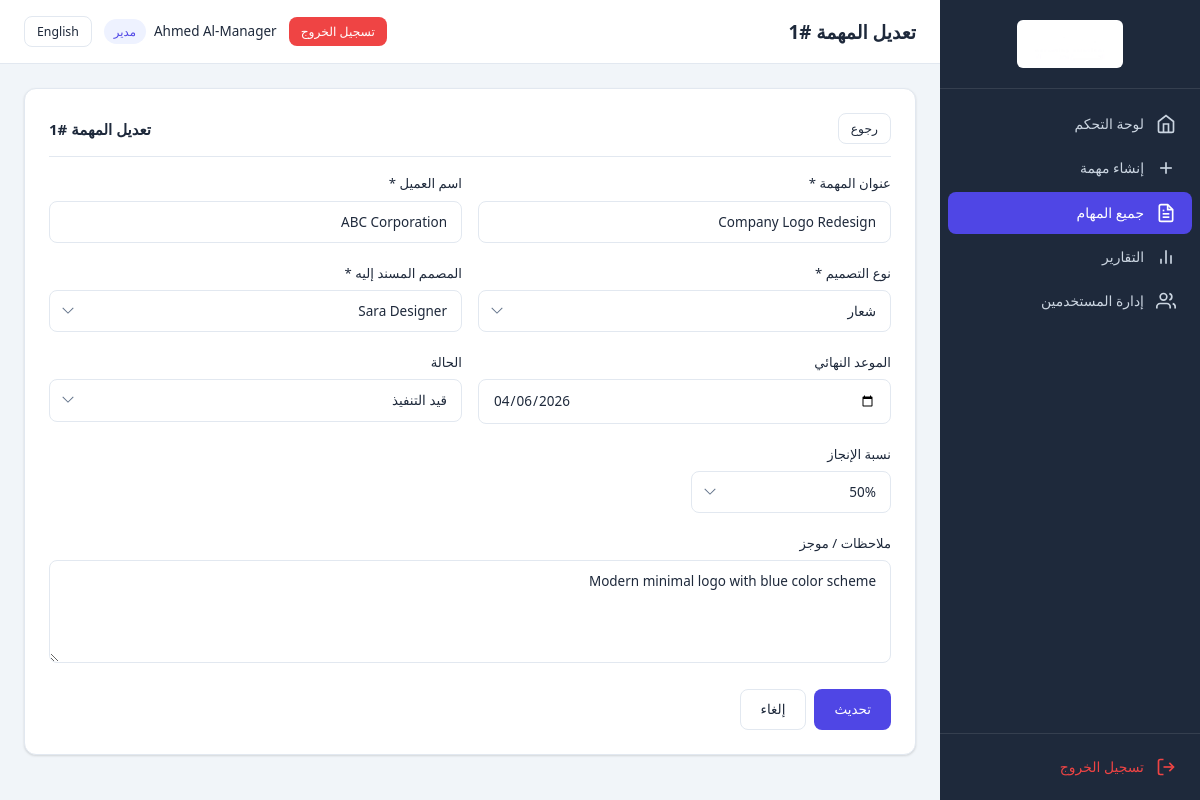
Page /manager/edit_task.php?id=1 (signed in) on the committed database.
### tables this page shows
CREATE TABLE IF NOT EXISTS `tasks` (
    `id` INT UNSIGNED NOT NULL AUTO_INCREMENT,
    `title` VARCHAR(255) NOT NULL,
    `client_name` VARCHAR(150) NOT NULL,
    `design_type` ENUM('file', 'logo', 'design', 'motion_design', 'profile') NOT NULL,
    `notes` TEXT NULL,
    `deadline` DATE NULL,
    `assigned_to` INT UNSIGNED NOT NULL,
    `progress_percentage` TINYINT UNSIGNED NOT NULL DEFAULT 0,
    `status` ENUM('new', 'in_progress', 'delivered') NOT NULL DEFAULT 'new',
    `file_path` VARCHAR(500) NULL DEFAULT NULL,
    `created_by` INT UNSIGNED NOT NULL,
    `created_at` DATETIME NOT NULL DEFAULT CURRENT_TIMESTAMP,
    `updated_at` DATETIME NOT NULL DEFAULT CURRENT_TIMESTAMP ON UPDATE CURRENT_TIMESTAMP,
    PRIMARY KEY (`id`),
    KEY `idx_assigned_to` (`assigned_to`),
    KEY `idx_status` (`status`),
    KEY `idx_design_type` (`design_type`),
    KEY `idx_deadline` (`deadline`),
    KEY `idx_created_by` (`created_by`),
    CONSTRAINT `fk_tasks_assigned_to` FOREIGN KEY (`assigned_to`) REFERENCES `users` (`id`) ON DELETE CASCADE,
    CONSTRAINT `fk_tasks_created_by` FOREIGN KEY (`created_by`) REFERENCES `users` (`id`) ON DELETE CASCADE
);

CREATE TABLE IF NOT EXISTS `users` (
    `id` INT UNSIGNED NOT NULL AUTO_INCREMENT,
    `full_name` VARCHAR(100) NOT NULL,
    `email` VARCHAR(150) NOT NULL,
    `password` VARCHAR(255) NOT NULL,
    `role` ENUM('manager', 'designer') NOT NULL DEFAULT 'designer',
    `language_preference` ENUM('en', 'ar') NOT NULL DEFAULT 'en',
    `telegram_chat_id` VARCHAR(50) NULL DEFAULT NULL,
    `created_at` DATETIME NOT NULL DEFAULT CURRENT_TIMESTAMP,
    `updated_at` DATETIME NOT NULL DEFAULT CURRENT_TIMESTAMP ON UPDATE CURRENT_TIMESTAMP,
    PRIMARY KEY (`id`),
    UNIQUE KEY `idx_email` (`email`)
);

### includes/language.php (called while the page is built, shortened)
<?php
function loadLanguage() {
    $langFile = __DIR__ . '/../config/lang_' . $_SESSION['lang'] . '.php';
    return $lang;
}
function getCurrentLang() {
    return $_SESSION['lang'] ?? 'en';
}
function getDirection() {
    return (getCurrentLang() === 'ar') ? 'rtl' : 'ltr';
}
function __($key) {
    global $lang;
    return $lang[$key] ?? $key;
}

### includes/auth.php (called while the page is built, shortened)
<?php
require_once __DIR__ . '/language.php';
$lang = loadLanguage();
function isLoggedIn() {
    return isset($_SESSION['user_id']) && !empty($_SESSION['user_id']);
}
function getCurrentUser() {
    return [
        'id'        => $_SESSION['user_id'],
        'full_name' => $_SESSION['full_name'],
        'email'     => $_SESSION['email'],
        'role'      => $_SESSION['role'],
    ];
}
function isManager() {
    return isLoggedIn() && $_SESSION['role'] === ROLE_MANAGER;
}
function sanitize($input) {
    return htmlspecialchars(trim($input), ENT_QUOTES, 'UTF-8');
}

### includes/helpers.php (called while the page is built, shortened)
<?php
function getDesigners() {
    $pdo = getDBConnection();
    $stmt = $pdo->prepare("SELECT id, full_name, email FROM users WHERE role = ? ORDER BY full_name");
    $stmt->execute([ROLE_DESIGNER]);
    return $stmt->fetchAll();
}

### manager/edit_task.php (the view, shortened to what this page needs)
<?php
require_once __DIR__ . '/../includes/auth.php';
require_once __DIR__ . '/../includes/helpers.php';
$taskId = (int)($_GET['id'] ?? 0);
$pdo = getDBConnection();
$stmt = $pdo->prepare("SELECT * FROM tasks WHERE id = ?");
$stmt->execute([$taskId]);
$task = $stmt->fetch();
$pageTitle = __('edit_task') . ' #' . $task['id'];
$errors = [];
$designers = getDesigners();
if ($_SERVER['REQUEST_METHOD'] === 'POST') {
    if (!validateCSRFToken($_POST['csrf_token'] ?? '')) {
        $errors[] = __('error');
    }
    $title       = trim($_POST['title'] ?? '');
    $clientName  = trim($_POST['client_name'] ?? '');
    $designType  = $_POST['design_type'] ?? '';
    $notes       = trim($_POST['notes'] ?? '');
    $deadline    = $_POST['deadline'] ?? '';
    $assignedTo  = (int)($_POST['assigned_to'] ?? 0);
    $progress    = (int)($_POST['progress_percentage'] ?? 0);
    $newStatus   = $_POST['status'] ?? $task['status'];
    if (empty($title))      $errors[] = __('task_title') . ': ' . __('required_field');
    if (empty($clientName)) $errors[] = __('client_name') . ': ' . __('required_field');
    if (empty($designType) || !array_key_exists($designType, DESIGN_TYPES)) $errors[] = __('design_type') . ': ' . __('required_field');
    if (empty($assignedTo)) $errors[] = __('assigned_designer') . ': ' . __('required_field');
    if (!in_array($newStatus, array_keys(TASK_STATUSES))) $newStatus = $task['status'];
    if (!in_array($progress, PROGRESS_OPTIONS)) $progress = $task['progress_percentage'];
    if (empty($errors)) {
        $updateStmt = $pdo->prepare("
            UPDATE tasks SET title = ?, client_name = ?, design_type = ?, notes = ?,
            deadline = ?, assigned_to = ?, progress_percentage = ?, status = ?, updated_at = NOW()
            WHERE id = ?
        ");
        $updateStmt->execute([
            $title, $clientName, $designType, $notes,
            $deadline ?: null, $assignedTo, $progress, $newStatus, $taskId
        ]);
        if ($newStatus !== $task['status']) {
            logStatusChange($taskId, $task['status'], $newStatus, getCurrentUser()['id']);
        }
        redirectWith('/manager/all_tasks.php', 'success', __('task_updated'));
    }
} else {
    $title       = $task['title'];
    $clientName  = $task['client_name'];
    $designType  = $task['design_type'];
    $notes       = $task['notes'];
    $deadline    = $task['deadline'];
    $assignedTo  = $task['assigned_to'];
    $progress    = $task['progress_percentage'];
    $newStatus   = $task['status'];
}
include __DIR__ . '/../templates/header.php';
?>
<div class="card">
    <div class="card-header">
        <h2 class="card-title"><?= __('edit_task') ?> #<?= $task['id'] ?></h2>
        <a href="/manager/all_tasks.php" class="btn btn-sm btn-outline"><?= __('back') ?></a>
    </div>
    <form method="POST" action="" data-validate="true">
        <div class="form-row">
            <div class="form-group">
                <label class="form-label" for="title"><?= __('task_title') ?> *</label>
                <input type="text" id="title" name="title" class="form-control"
                       value="<?= sanitize($title) ?>" required>
            </div>
            <div class="form-group">
                <label class="form-label" for="client_name"><?= __('client_name') ?> *</label>
                <input type="text" id="client_name" name="client_name" class="form-control"
                       value="<?= sanitize($clientName) ?>" required>
            </div>
        </div>
        <div class="form-row">
            <div class="form-group">
                <label class="form-label" for="design_type"><?= __('design_type') ?> *</label>
                <select id="design_type" name="design_type" class="form-control" required>
                    <?php foreach (DESIGN_TYPES as $key => $labels): ?>
                    <option value="<?= $key ?>" <?= $designType === $key ? 'selected' : '' ?>>
                        <?= $labels[getCurrentLang()] ?>
                    </option>
                    <?php endforeach; ?>
                </select>
            </div>
            <div class="form-group">
                <label class="form-label" for="assigned_to"><?= __('assigned_designer') ?> *</label>
                <select id="assigned_to" name="assigned_to" class="form-control" required>
                    <?php foreach ($designers as $designer): ?>
                    <option value="<?= $designer['id'] ?>" <?= $assignedTo == $designer['id'] ? 'selected' : '' ?>>
                        <?= sanitize($designer['full_name']) ?>
                    </option>
                    <?php endforeach; ?>
                </select>
            </div>
        </div>
        <div class="form-row">
            <div class="form-group">
                <label class="form-label" for="deadline"><?= __('deadline') ?></label>
                <input type="date" id="deadline" name="deadline" class="form-control"
                       value="<?= sanitize($deadline) ?>">
            </div>
            <div class="form-group">
                <label class="form-label" for="status"><?= __('status') ?></label>
                <select id="status" name="status" class="form-control">
                    <?php foreach (TASK_STATUSES as $key => $labels): ?>
                    <option value="<?= $key ?>" <?= $newStatus === $key ? 'selected' : '' ?>>
                        <?= $labels[getCurrentLang()] ?>
                    </option>
                    <?php endforeach; ?>
                </select>
            </div>
        </div>
        <div class="form-group">
            <label class="form-label" for="progress_percentage"><?= __('progress') ?></label>
            <select id="progress_percentage" name="progress_percentage" class="form-control" style="max-width:200px;">
                <?php foreach (PROGRESS_OPTIONS as $opt): ?>
                <option value="<?= $opt ?>" <?= $progress == $opt ? 'selected' : '' ?>>
                    <?= $opt ?>%
                </option>
                <?php endforeach; ?>
            </select>
        </div>
        <div class="form-group">
            <label class="form-label" for="notes"><?= __('notes') ?></label>
            <textarea id="notes" name="notes" class="form-control" rows="4"><?= sanitize($notes) ?></textarea>
        </div>
        <div class="btn-group">
            <button type="submit" class="btn btn-primary"><?= __('update') ?></button>
            <a href="/manager/all_tasks.php" class="btn btn-outline"><?= __('cancel') ?></a>
        </div>
    </form>
</div>
<?php include __DIR__ . '/../templates/footer.php'; ?>

### templates/header.php (shortened to what this page needs)
<?php
$currentUser = getCurrentUser();
$dir = getDirection();
$currentLang = getCurrentLang();
$switchLang = ($currentLang === 'en') ? 'ar' : 'en';
$pageName = isset($pageTitle) ? $pageTitle : __('app_name');
$langSwitchUrl = strtok($_SERVER['REQUEST_URI'], '?');
$queryParams = $_GET;
$queryParams['lang'] = $switchLang;
$langSwitchUrl .= '?' . http_build_query($queryParams);
?>
<!DOCTYPE html>
<html lang="<?= $currentLang ?>" dir="<?= $dir ?>">
<head>
    <link rel="stylesheet" href="/assets/css/style.css">
    <?php if ($dir === 'rtl'): ?>
    <link rel="stylesheet" href="/assets/css/rtl.css">
    <?php endif; ?>
</head>
<body class="<?= $dir ?>">
<?php if (isLoggedIn()): ?>
<div class="app-layout">
    <?php include __DIR__ . '/sidebar.php'; ?>
    <main class="main-content">
        <div class="top-bar">
            <div class="top-bar-left">
                <h1 class="page-title"><?= sanitize($pageName) ?></h1>
            </div>
            <div class="top-bar-right">
                <a href="<?= $langSwitchUrl ?>" class="btn btn-sm btn-outline lang-switch"><?= __('nav_language') ?></a>
                <div class="user-info">
                    <span class="user-name"><?= sanitize($currentUser['full_name']) ?></span>
                    <span class="user-role badge badge-role"><?= isManager() ? __('role_manager') : __('role_designer') ?></span>
                </div>
                <a href="/logout.php" class="btn btn-sm btn-danger"><?= __('logout') ?></a>
            </div>
        </div>
        <div class="content-wrapper">
<?php endif; ?>

### assets/css/rtl.css (style rules this page uses)
.rtl { text-align: right; }
.rtl .form-group { text-align: right; }
.rtl select.form-control { background-position: left 12px center; padding-left: 36px; padding-right: 14px; }
.rtl .top-bar-right { flex-direction: row-reverse; }
.rtl .card-header { flex-direction: row-reverse; }

### rows in the picture
tasks: id "تعديل المهمة #1", id "1", title "Company Logo Redesign", client_name "ABC Corporation", design_type "شعار", assigned_to "Sara Designer", deadline "04/06/2026", status "قيد التنفيذ", progress_percentage "50%", notes "Modern minimal logo with blue color scheme"

### other values in the picture
__('nav_dashboard') "لوحة التحكم"
__('nav_create_task') "إنشاء مهمة"
__('nav_all_tasks') "جميع المهام"
__('nav_reports') "التقارير"
__('nav_users') "إدارة المستخدمين"
__('logout') "تسجيل الخروج"
__('nav_language') "English"
$currentUser['full_name'] "Ahmed Al-Manager"
__('role_manager') "مدير"
__('edit_task') "تعديل المهمة"
__('back') "رجوع"
__('task_title') "عنوان المهمة"
__('client_name') "اسم العميل"
__('design_type') "نوع التصميم"
__('assigned_designer') "المصمم المسند إليه"
